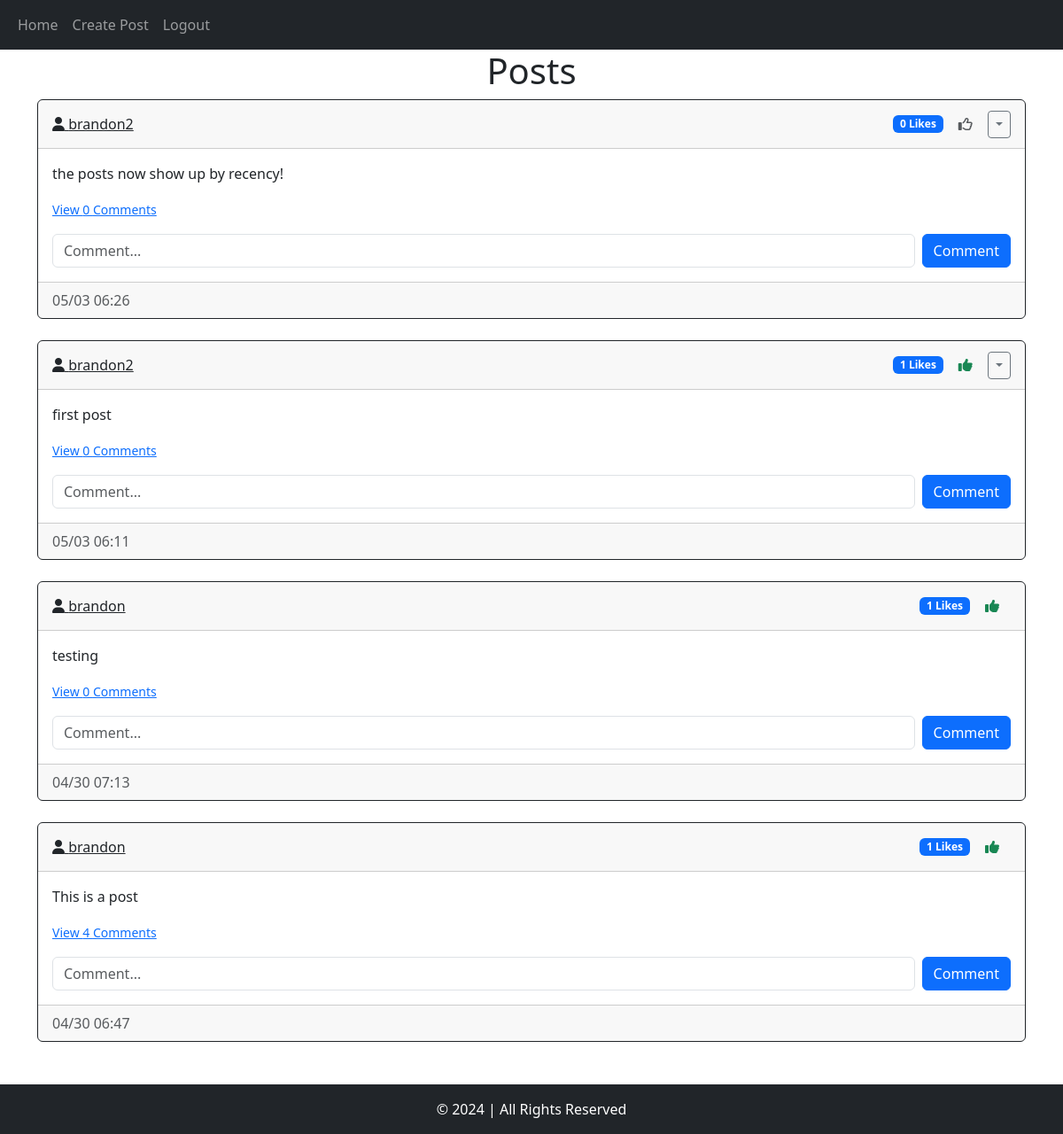
The app's page /home (signed in) with its own data.
### website/models.py (models this page shows)
class Post(db.Model):
    id = db.Column(db.Integer,primary_key=True)
    text = db.Column(db.Text, nullable=False)
    data_created = db.Column(db.DateTime(timezone=True), default=func.now())
    author = db.Column(db.Integer, db.ForeignKey('user.id', ondelete="CASCADE"), nullable=False)
    comments = db.relationship('Comment', backref='post', passive_deletes=True)
    likes = db.relationship('Like', backref='post', passive_deletes=True)

class User(db.Model, UserMixin):
    id = db.Column(db.Integer, primary_key=True)
    email = db.Column(db.String(150), unique=True)
    username = db.Column(db.String(150), unique=True)
    password = db.Column(db.String(150))
    data_created = db.Column(db.DateTime(timezone=True), default=func.now())
    posts = db.relationship('Post', backref='user', passive_deletes=True)
    comments = db.relationship('Comment', backref='user', passive_deletes=True)
    likes = db.relationship('Like', backref='user', passive_deletes=True)

### website/views.py (the view)
@views.route("/")
@views.route("/home")
@login_required
def home():
    posts = Post.query.order_by(Post.data_created.desc()).all()
    return render_template("home.html", user=current_user, posts=posts)

### website/__init__.py (called while the page is built)
def create_app():
    app = Flask(__name__)
    app.config['SECRET_KEY'] = "asdfjklhqwer"
    app.config['SQLALCHEMY_DATABASE_URI'] = f'sqlite:///{DB_NAME}'
    db.init_app(app)
    from .views import views
    from .auth import auth
    app.register_blueprint(views, url_prefix="/")
    app.register_blueprint(auth, url_prefix="/")
    from .models import User, Post, Comment
    create_database(app)
    login_manager = LoginManager()
    login_manager.login_view = "auth.login"
    login_manager.init_app(app)
    @login_manager.user_loader
    def load_user(id):
        return User.query.get(int(id))
    return app

### website/templates/home.html (shortened to what this page needs)
{% extends "posts_div.html" %}

### website/templates/posts_div.html (shortened to what this page needs)
{% extends "base.html" %}
{% block content %}
<h1 class="text-center">Posts</h1>
<div id="posts">
    {% for post in posts %}
        <div class="card mb-4 border-dark">
            <div class="card-header d-flex justify-content-between align-items-center">
                <a href="/posts/{{ post.user.username }}" class="text-dark">
                    <i class="fas fa-user"></i> {{ post.user.username }}
                </a>
                <div>
                    <span class="badge bg-primary">{{ post.likes|length }} Likes</span>
                    {% if user.id in post.likes|map(attribute='author')|list %}
                    <a href="/like-post/{{ post.id }}" class="btn btn-link text-success">
                        <i class="fas fa-thumbs-up"></i>
                    </a>
                    {% else %}
                    <a href="/like-post/{{ post.id }}" class="btn btn-link text-muted">
                        <i class="far fa-thumbs-up"></i>
                    </a>
                    {% endif %}
                    {% if user.id == post.author %}
                    <div class="btn-group">
                        <button type="button" class="btn btn-sm btn-outline-secondary dropdown-toggle" data-bs-toggle="dropdown"></button>
                    </div>
                    {% endif %}
                </div>
            </div>
            <div class="card-body">
                <p class="card-text">{{ post.text }}</p>
                <a data-bs-toggle="collapse" href="#comments-{{ post.id }}" role="button" class="card-link">
                    <small>View {{ post.comments|length }} Comments</small>
                </a>
                <form class="d-flex mt-3" method="POST" action="/create-comment/{{ post.id }}">
                    <input type="text" name="text" class="form-control me-2" placeholder="Comment..." />
                    <button type="submit" class="btn btn-primary">Comment</button>
                </form>
            </div>
            <div class="card-footer text-muted">
                {{ post.data_created.strftime('%m/%d %H:%M') }}
            </div>
        </div>
    {% endfor %}
</div>
{% endblock %}

### website/templates/base.html (shortened to what this page needs)
<!DOCTYPE html>
<html lang="en">
<head>
    <link
        href="https://cdn.jsdelivr.net/npm/bootstrap@5.3.3/dist/css/bootstrap.min.css"
        rel="stylesheet"
    />
</head>
<body>
    <nav class="navbar navbar-expand-lg navbar-dark bg-dark">
        <div class="container-fluid">
            <div class="collapse navbar-collapse" id="navbar">
                <div class="navbar-nav">
                    <a class="nav-item nav-link" href="/home">Home</a>
                    {% if user.is_authenticated %}
                        <a class="nav-item nav-link" href="/create-post">Create Post</a>
                        <a class="nav-item nav-link" href="/logout">Logout</a>
                    {% else %}
                        <a class="nav-item nav-link" href="/sign-up">Sign Up</a>
                        <a class="nav-item nav-link" href="/login">Login</a>
                    {% endif %}
                </div>
            </div>
        </div>
    </nav>
    <div class="container">
        {% block content %}{% endblock %}
    </div>
    <footer class="footer bg-dark text-white mt-4">
        <div class="container text-center py-3">
            © 2024 | All Rights Reserved
        </div>
    </footer>
</body>
</html>

### website/templates/base.html (style rules this page uses)
body, html { height: 100%; margin: 0; display: flex; flex-direction: column; }
.container { flex: 1; }
.footer { height: 60px; }

### records on screen
Post: user.username "brandon2", likes|length "0", text "the posts now show up by recency!", comments|length "0", data_created "05/03 06:26"
Post: user.username "brandon2", likes|length "1", text "first post", comments|length "0", data_created "05/03 06:11"
Post: user.username "brandon", likes|length "1", text "testing", comments|length "0", data_created "04/30 07:13"
Post: user.username "brandon", likes|length "1", text "This is a post", comments|length "4", data_created "04/30 06:47"
